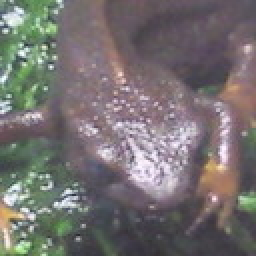
#> input picture Question_81_90/dataset/train_akahara_1.jpg, 128 x 128 px (shown 2 times larger); its folder holds only this picture in this run
$ python answer_84.py
#> lines starting #> are read from the running program, lines starting #| are printed output that depends on the picture
import cv2
import numpy as np
import matplotlib.pyplot as plt
from glob import glob

## Dicrease color
def dic_color(img):
    img //= 63
    img = img * 64 + 32
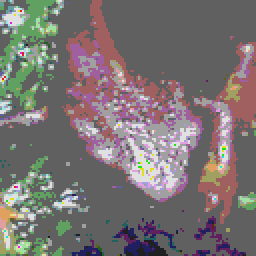
#> img: shape (128, 128, 3) (shown 2 times larger); mean B, G, R 114.6, 114.6, 121.7
    return img

## Database
train = glob("dataset/train_*")
train.sort()

db = np.zeros((len(train), 13), dtype=np.int32)

for i, path in enumerate(train):
    img = dic_color(cv2.imread(path))
    ## histogram
    for j in range(4):
        db[i, j] = len(np.where(img[..., 0] == (64 * j + 32))[0])
        db[i, j+4] = len(np.where(img[..., 1] == (64 * j + 32))[0])
        db[i, j+8] = len(np.where(img[..., 2] == (64 * j + 32))[0])

    ## class
    if 'akahara' in path:
        cls = 0
    elif 'madara' in path:
        cls = 1
    db[i, -1] = cls

    img_h = img.copy() // 64
    img_h[..., 1] += 4
    img_h[..., 2] += 8
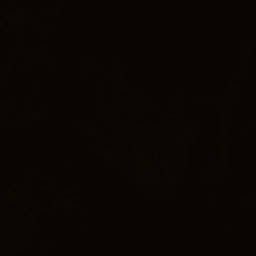
#> img_h: shape (128, 128, 3) (shown 2 times larger); mean B, G, R 1.29, 5.29, 9.4
    plt.subplot(2, 5, i+1)
    plt.hist(img_h.ravel(), bins=12, rwidth=0.8)
    plt.title(path)

print(db)
#| [[  172 12254  2983   975   485 11576  3395   928   387 10090  4845  1062
#|       0]]
plt.show()
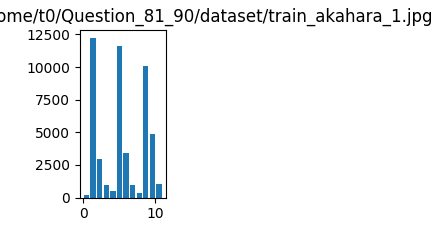
#> figure drawn by matplotlib, 1 panel; tallest bar 12254 high, from x = 1.01 to 1.74

$ run again, on Question_81_90/dataset/train_akahara_5.jpg
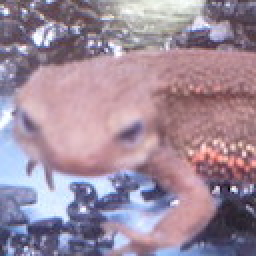
#> input picture Question_81_90/dataset/train_akahara_5.jpg, 128 x 128 px (shown 2 times larger)
#> in dic_color, `img = img * 64 + 32`:
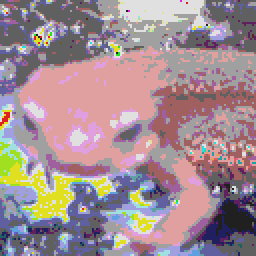
#> img: shape (128, 128, 3) (shown 2 times larger); mean B, G, R 146.8, 140.6, 162.1
#| [[ 927 4197 8581 2679  669 5689 7959 2067  506 3973 6387 5518    0]]
#> `plt.show()`:
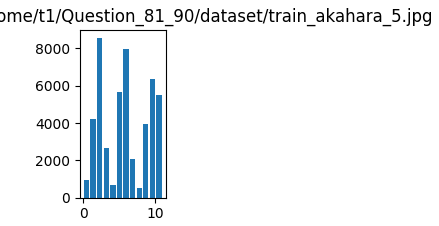
#> figure drawn by matplotlib, 1 panel; tallest bar 8581 high, from x = 1.92 to 2.66

$ run again, on Question_81_90/dataset/train_madara_1.jpg
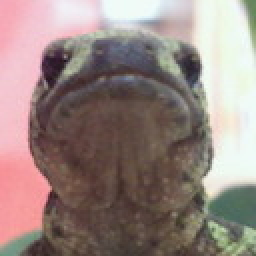
#> input picture Question_81_90/dataset/train_madara_1.jpg, 128 x 128 px (shown 2 times larger)
#> in dic_color, `img = img * 64 + 32`:
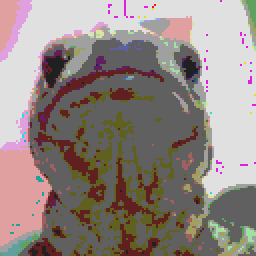
#> img: shape (128, 128, 3) (shown 2 times larger); mean B, G, R 131, 136, 147.7
#| [[2821 6404 2540 4619 1625 7317 3019 4423  225 8635 1591 5933    1]]
#> `plt.show()`:
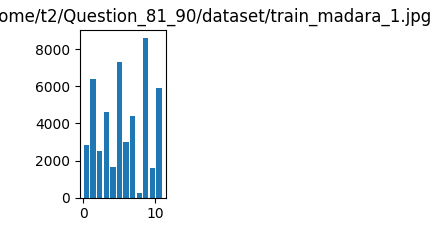
#> figure drawn by matplotlib, 1 panel; tallest bar 8635 high, from x = 8.34 to 9.07

$ run again, on Question_81_90/dataset/train_madara_2.jpg
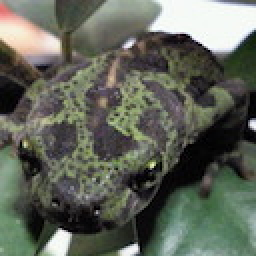
#> input picture Question_81_90/dataset/train_madara_2.jpg, 128 x 128 px (shown 2 times larger)
#> in dic_color, `img = img * 64 + 32`:
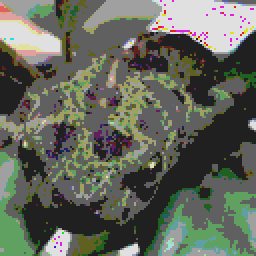
#> img: shape (128, 128, 3) (shown 2 times larger); mean B, G, R 91.2, 102.8, 98.5
#| [[5575 7831 1619 1359 4638 6777 3553 1416 4675 7964 2176 1569    1]]
#> `plt.show()`:
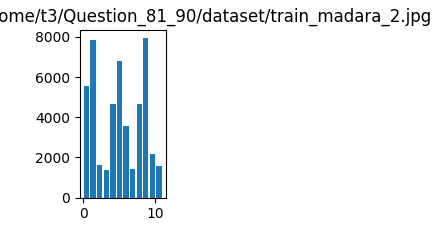
#> figure drawn by matplotlib, 1 panel; tallest bar 7964 high, from x = 8.34 to 9.07

$ run again, on Question_81_90/dataset/train_akahara_2.jpg
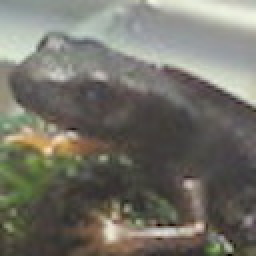
#> input picture Question_81_90/dataset/train_akahara_2.jpg, 128 x 128 px (shown 2 times larger)
#> in dic_color, `img = img * 64 + 32`:
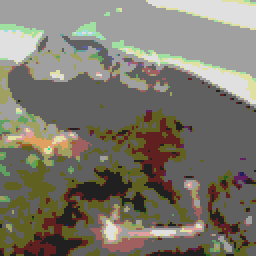
#> img: shape (128, 128, 3) (shown 2 times larger); mean B, G, R 106.8, 119.5, 123.6
#| [[3627 7350 4420  987 1743 8438 4651 1552  848 9089 4979 1468    0]]
#> `plt.show()`:
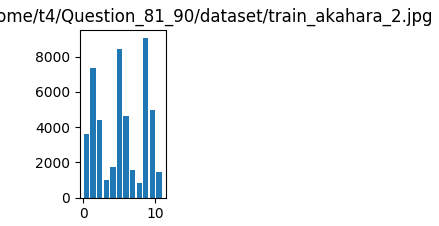
#> figure drawn by matplotlib, 1 panel; tallest bar 9089 high, from x = 8.34 to 9.07
